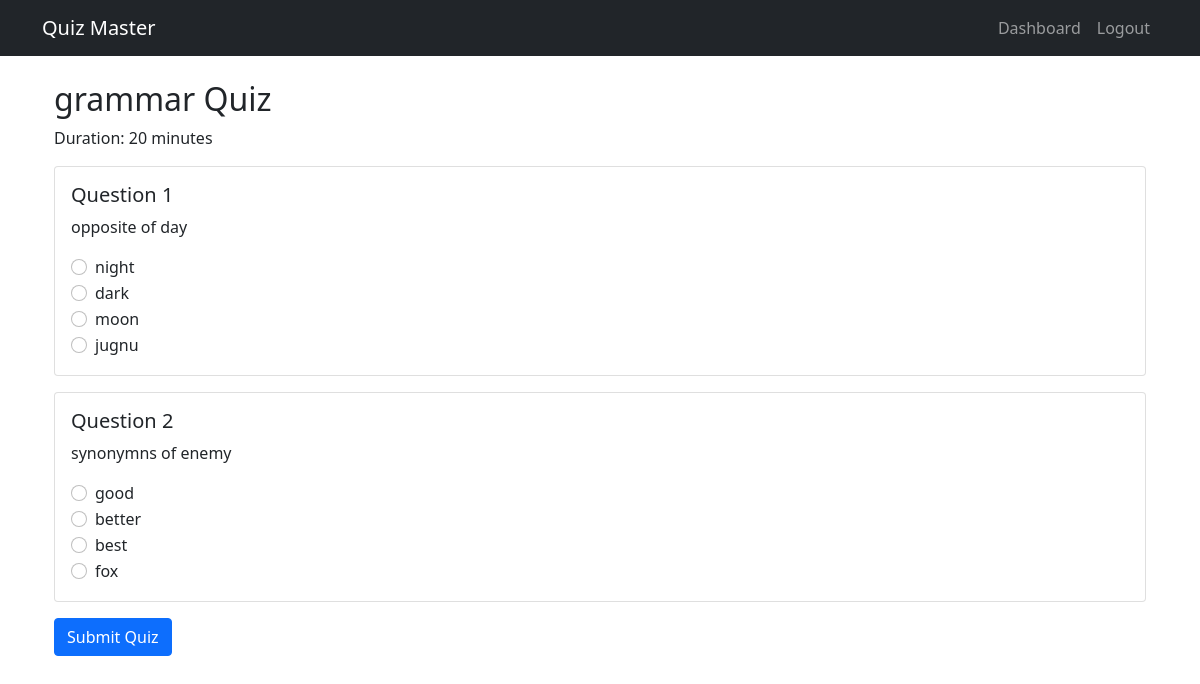
Page /quiz/2 (signed in) on the committed database.
### application/models.py (models this page shows)
class Chapter(db.Model):
    id = db.Column(db.Integer, primary_key=True)
    name = db.Column(db.String(100), nullable=False)
    description = db.Column(db.Text)
    subject_id = db.Column(db.Integer, db.ForeignKey('subject.id'), nullable=False)
    quizzes = db.relationship('Quiz', backref='chapter', lazy=True, cascade='all, delete-orphan')

class Quiz(db.Model):
    id = db.Column(db.Integer, primary_key=True)
    chapter_id = db.Column(db.Integer, db.ForeignKey('chapter.id'), nullable=False)
    date_of_quiz = db.Column(db.DateTime, nullable=False)
    time_duration = db.Column(db.Integer, nullable=False)  # in minutes
    remarks = db.Column(db.Text)
    questions = db.relationship('Question', backref='quiz', lazy=True)
    scores = db.relationship('Score', backref='quiz', lazy=True)

class Question(db.Model):
    id = db.Column(db.Integer, primary_key=True)
    quiz_id = db.Column(db.Integer, db.ForeignKey('quiz.id'), nullable=False)
    question_text = db.Column(db.Text, nullable=False)
    option1 = db.Column(db.String(200), nullable=False)
    option2 = db.Column(db.String(200), nullable=False)
    option3 = db.Column(db.String(200), nullable=False)
    option4 = db.Column(db.String(200), nullable=False)
    correct_option = db.Column(db.Integer, nullable=False)

### application/routes.py (the view)
@bp.route('/quiz/<int:quiz_id>')
def take_quiz(quiz_id):
    if not session.get('user_id'):
        return redirect(url_for('routes.login'))
    quiz = Quiz.query.get_or_404(quiz_id)
    return render_template('quiz.html', quiz=quiz)

### templates/quiz.html
{% extends "index.html" %}
{% block content %}
<div class="container">
    <h2>{{ quiz.chapter.name }} Quiz</h2>
    <p>Duration: {{ quiz.time_duration }} minutes</p>
    <form method="POST" action="{{ url_for('routes.submit_quiz', quiz_id=quiz.id) }}">
        {% for question in quiz.questions %}
        <div class="card mb-3">
            <div class="card-body">
                <h5 class="card-title">Question {{ loop.index }}</h5>
                <p class="card-text">{{ question.question_text }}</p>
                <div class="form-check">
                    <input class="form-check-input" type="radio" name="question_{{ question.id }}" value="1" required>
                    <label class="form-check-label">{{ question.option1 }}</label>
                </div>
                <div class="form-check">
                    <input class="form-check-input" type="radio" name="question_{{ question.id }}" value="2">
                    <label class="form-check-label">{{ question.option2 }}</label>
                </div>
                <div class="form-check">
                    <input class="form-check-input" type="radio" name="question_{{ question.id }}" value="3">
                    <label class="form-check-label">{{ question.option3 }}</label>
                </div>
                <div class="form-check">
                    <input class="form-check-input" type="radio" name="question_{{ question.id }}" value="4">
                    <label class="form-check-label">{{ question.option4 }}</label>
                </div>
            </div>
        </div>
        {% endfor %}
        <button type="submit" class="btn btn-primary">Submit Quiz</button>
    </form>
</div>
{% endblock %}

### rows in the picture
Chapter: chapter.name "grammar"
Quiz: time_duration "20"
Question: question_text "opposite of day", option1 "night", option2 "dark", option3 "moon", option4 "jugnu"
Question: question_text "synonymns of enemy", option1 "good", option2 "better", option3 "best", option4 "fox"
